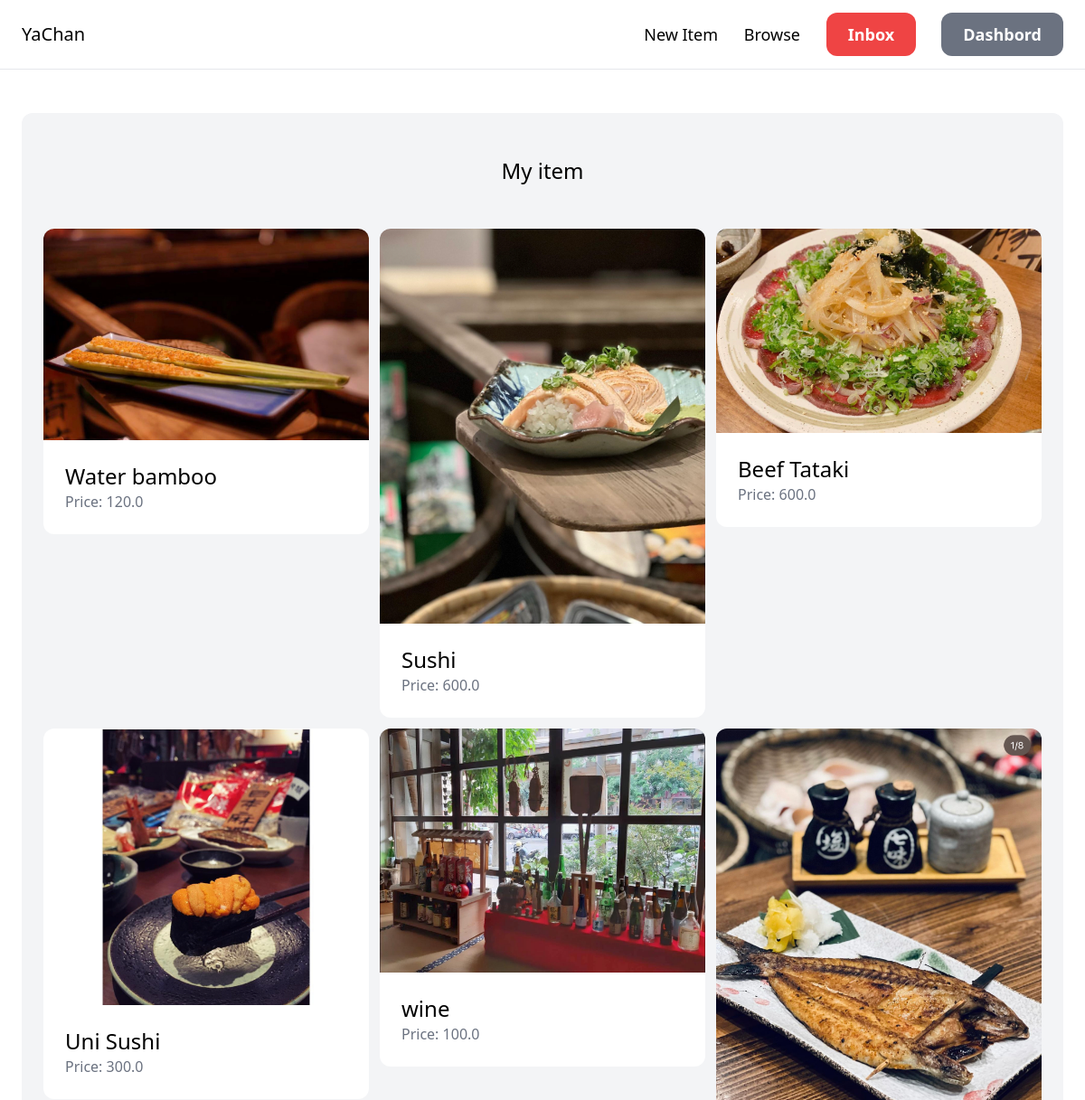
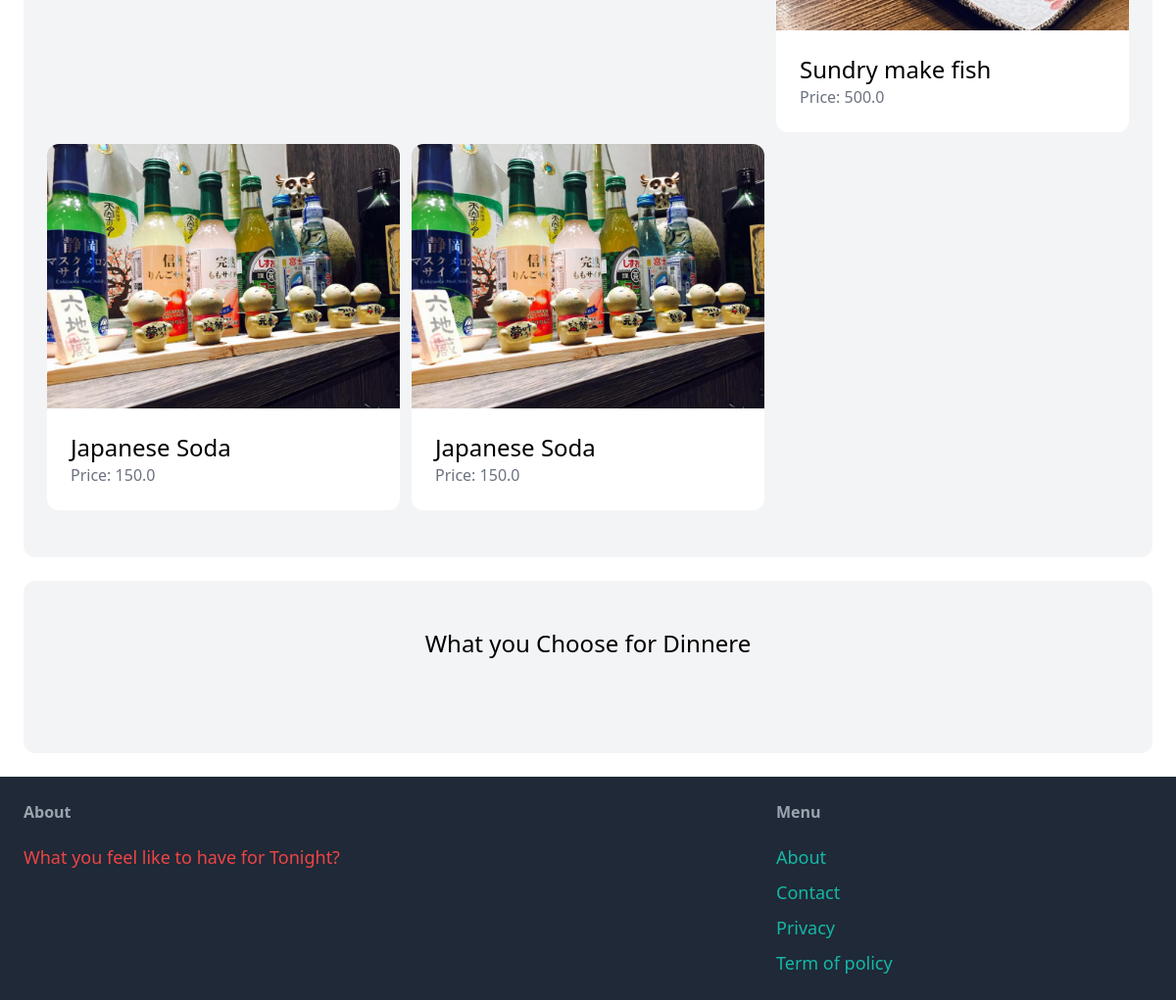
The page /dashboard/ (signed in) on the database its author committed (2 pictures, top to bottom).
### item/models.py (models this page shows, shortened)
class Item(models.Model):
    category = models.ForeignKey(Category, related_name='items', on_delete=models.CASCADE)
    name = models.CharField(max_length=255)
    description = models.TextField(blank=True, null=True)
    price = models.FloatField()
    image = models.ImageField(upload_to='item_image', blank=True, null=True)
    is_sold = models.BooleanField(default=False)
    created_at = models.DateTimeField(auto_now_add=True)
    created_by = models.ForeignKey(User, related_name='items', on_delete=models.CASCADE)

### dashboard/views.py (the view)
# urls.py: path('', views.index, name='index'),
@login_required
def index (request):
    items = Item.objects.filter(created_by=request.user)
    return render(request,'dashboard/index.html',{
        'items': items,
    })

### dashboard/templates/dashboard/index.html (shortened to what this page needs)
{% extends 'core/base.html'%}
{% block content %}
<div class="mt-6 px-6 py-12 bg-gray-100 rounded-xl">
    <h2 class="mb-12 text-2xl text-center"> My item </h2>
    <div class="grid grid-cols-3 gap-3">
        {% for item in items %}
            <div>
                <a href="{% url 'item:detail' item.id %}">
                    {% if item.image %}
    <div>
        <img src="{{ item.image.url }}" class="rounded-t-xl">
    </div>
{% endif %}
                    <div class="p-6 bg-white rounded-b-xl">
                        <h2 class="text-2xl"> {{ item.name }}</h2>
                        <p class="text-gray-500">Price: {{ item.price }}</p>
                    </div>
                </a>
            </div>
        {% endfor %}
    </div>
</div>
<div class="mt-6 px-6 py-12 bg-gray-100 rounded-xl">
    <h2 class="mb-12 text-2xl text-center"> What you Choose for Dinnere</h2>
</div>
{% endblock %}

### rows shown on the page
Item: image (picture), name "Water bamboo", price "120.0"
Item: image (picture), name "Sushi", price "600.0"
Item: image (picture), name "Beef Tataki", price "600.0"
Item: image (picture), name "Uni Sushi", price "300.0"
Item: image (picture), name "wine", price "100.0"
Item: image (picture), name "Sundry make fish", price "500.0"
Item: image (picture), name "Japanese Soda", price "150.0"
Item: image (picture), name "Japanese Soda", price "150.0"
